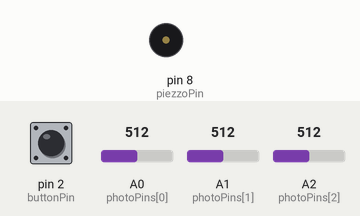
Recording of a sketch running on a simulated Arduino Uno, built with avr-gcc and run on an emulated ATmega328P. Parts: buzzer (waves = sounding). The test bench sets the inputs (shaded band); at power-on: pin 2 (buttonPin) HIGH, A0 (photoPins[0]) = 512, A1 (photoPins[1]) = 512, A2 (photoPins[2]) = 512. What the sketch prints to the serial monitor is not drawn.

Above: at 0.3 s.
Timing chart, 0 to 1.8 s (numbered marks = the images above):
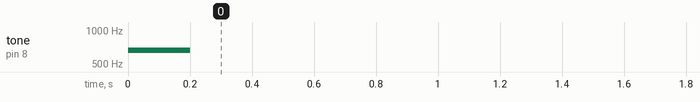

The sketch:

week10.ino
```cpp
int photoPins[3] = {A0, A1, A2};// first we define a list of integers holding the analog pins
int buttonPin = 2; // digi pin 2 for the buttons
int piezzoPin = 8; //digi pin 8 for the piezzo speaker

int threshold = 700; //this is the threshold fo rte light/no light intensity that worked wit our light sensors in our environment/lighting

bool prevPhoto[3] = {false, false, false}; //keeping track of whether the light sebsir was interacted with or not false initially
bool prevButton = false; //initially false
bool buttonState = false;//initially false

void setup() {
  pinMode(buttonPin, INPUT_PULLUP); //for the button pint as an input for the arduino
  pinMode(piezzoPin, OUTPUT); //setting the buzzor pin as output so the arduino sneds the sound signal
  Serial.begin(9600); // serial monitor for debugging
}

void loop() {
  for (int i = 0; i < 3; i++) { //looping over the 3 sensors to reasd their analog value
    int value = analogRead(photoPins[i]);
    bool tapped = value < threshold; //comparing the value captured by the sensor and the defined threshold
    if (tapped && !prevPhoto[i]) { //checking for tap in the current state compared to prev
      if (i == 0) tone(piezzoPin, 440, 200); // translates to A0
      if (i == 1) tone(piezzoPin, 523, 200); // translates to A1
      if (i == 2) tone(piezzoPin, 659, 200); // translates to A2
    }
    prevPhoto[i] = tapped; //MAKING SURE TO NOTE it as tapped to have a singular tap rather than looping

    Serial.print(value); //serial print
    Serial.print(",");
  }

  bool pressed = digitalRead(buttonPin) == LOW; //setting the reading of the button to low meaning the button is pressed
  if (pressed && !prevButton) { //when the button is pressed state changes from not pressed(false) to presssed(true)
    buttonState = !buttonState;
    if (buttonState) tone(piezzoPin, 784);// if toggled on play a continuoue G5 tone
    else noTone(piezzoPin); //otherwise stop the buzzer
  }
  prevButton = pressed;

  Serial.println(pressed ? "1" : "0"); //for monitoring purposes

  delay(50);//short delay
}
```

Measured:
- by itself, tone on pin 8 (piezzoPin): silent → 659 Hz at 0.00 s, → silent 0.20 s later
